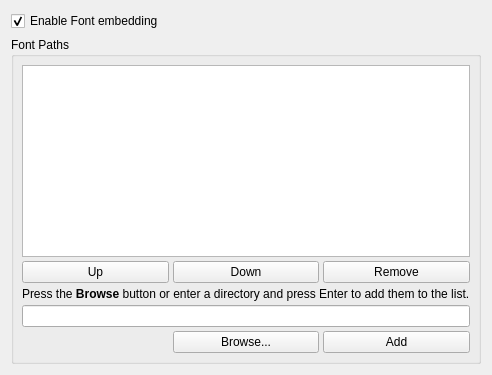
      <widget class="QWidget" name="printerTab">
       <attribute name="title">
        <string>Printer</string>
       </attribute>
       <layout class="QVBoxLayout">
        <item>
         <widget class="QCheckBox" name="fontEmbeddingCheckBox">
          <property name="text">
           <string>Enable Font embedding</string>
          </property>
          <property name="checked">
           <bool>true</bool>
          </property>
         </widget>
        </item>
        <item>
         <widget class="QGroupBox" name="fontPathsGroup">
          <property name="sizePolicy">
           <sizepolicy hsizetype="Preferred" vsizetype="Expanding">
            <horstretch>0</horstretch>
            <verstretch>0</verstretch>
           </sizepolicy>
          </property>
          <property name="title">
           <string>Font Paths</string>
          </property>
          <layout class="QVBoxLayout">
           <property name="spacing">
            <number>4</number>
           </property>
           <property name="margin">
            <number>8</number>
           </property>
           <item>
            <layout class="QGridLayout">
             <property name="margin">
              <number>0</number>
             </property>
             <property name="spacing">
              <number>4</number>
             </property>
             <item row="1" column="0">
              <widget class="QPushButton" name="upFontpathButton">
               <property name="text">
                <string>Up</string>
               </property>
              </widget>
             </item>
             <item row="1" column="2">
              <widget class="QPushButton" name="removeFontpathButton">
               <property name="text">
                <string>Remove</string>
               </property>
              </widget>
             </item>
             <item row="1" column="1">
              <widget class="QPushButton" name="downFontpathButton">
               <property name="text">
                <string>Down</string>
               </property>
              </widget>
             </item>
             <item row="0" column="0" colspan="3">
              <widget class="QListWidget" name="fontpathListBox"/>
             </item>
            </layout>
           </item>
           <item>
            <layout class="QGridLayout">
             <property name="margin">
              <number>0</number>
             </property>
             <property name="spacing">
              <number>4</number>
             </property>
             <item row="2" column="0">
              <spacer>
               <property name="orientation">
                <enum>Qt::Horizontal</enum>
               </property>
               <property name="sizeType">
                <enum>QSizePolicy::Minimum</enum>
               </property>
               <property name="sizeHint" stdset="0">
                <size>
                 <width>20</width>
                 <height>20</height>
                </size>
               </property>
              </spacer>
             </item>
             <item row="2" column="2">
              <widget class="QPushButton" name="addFontPathButton">
               <property name="text">
                <string>Add</string>
               </property>
              </widget>
             </item>
             <item row="2" column="1">
              <widget class="QPushButton" name="browseFontPathButton">
               <property name="text">
                <string>Browse...</string>
               </property>
              </widget>
             </item>
             <item row="0" column="0" colspan="3">
              <widget class="QLabel" name="browseFontPathLabel">
               <property name="text">
                <string>Press the &lt;b&gt;Browse&lt;/b&gt; button or enter a directory and press Enter to add them to the list.</string>
               </property>
              </widget>
             </item>
             <item row="1" column="0" colspan="3">
              <widget class="QLineEdit" name="fontPathLineEdit"/>
             </item>
            </layout>
           </item>
          </layout>
         </widget>
        </item>
       </layout>
      </widget>
